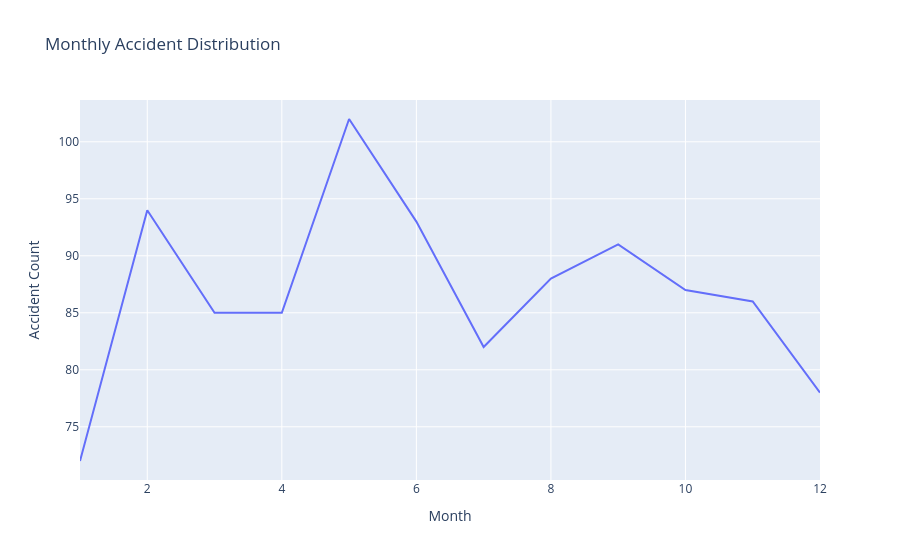

Here is the notebook cell this chart was saved with:
### Markdown cell above
## Monthly Accident Trend

Monthly analysis helps identify seasonal accident patterns.

### Code cell
monthly_counts = df['Month'].value_counts().sort_index()

fig = px.line(
    x=monthly_counts.index,
    y=monthly_counts.values,
    labels={'x': 'Month', 'y': 'Accident Count'},
    title='Monthly Accident Distribution'
)

fig.show()

### Figure 1 — Plotly figure (JSON) as saved in the notebook; plotly's stock layout.template omitted (floating-point values rounded to 4 significant figures)
{"data": [{"hovertemplate": "Month=%{x}<br>Accident Count=%{y}<extra></extra>", "legendgroup": "", "line": {"color": "#636efa", "dash": "solid"}, "marker": {"symbol": "circle"}, "mode": "lines", "name": "", "orientation": "v", "showlegend": false, "type": "scatter", "x": [1, 2, 3, 4, 5, 6, 7, 8, 9, 10, 11, 12], "xaxis": "x", "y": [72, 94, 85, 85, 102, 93, 82, 88, 91, 87, 86, 78], "yaxis": "y"}], "layout": {"legend": {"tracegroupgap": 0}, "title": {"text": "Monthly Accident Distribution"}, "xaxis": {"anchor": "y", "domain": [0, 1], "title": {"text": "Month"}}, "yaxis": {"anchor": "x", "domain": [0, 1], "title": {"text": "Accident Count"}}}}
